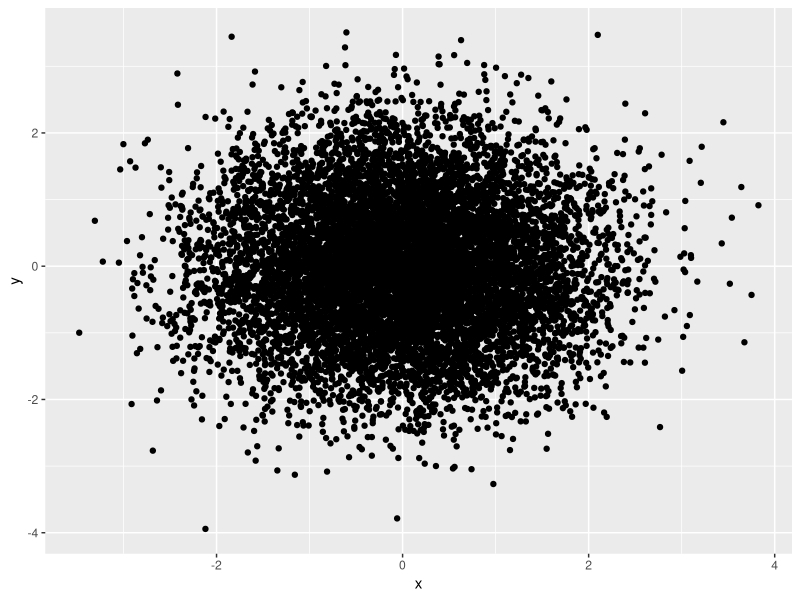
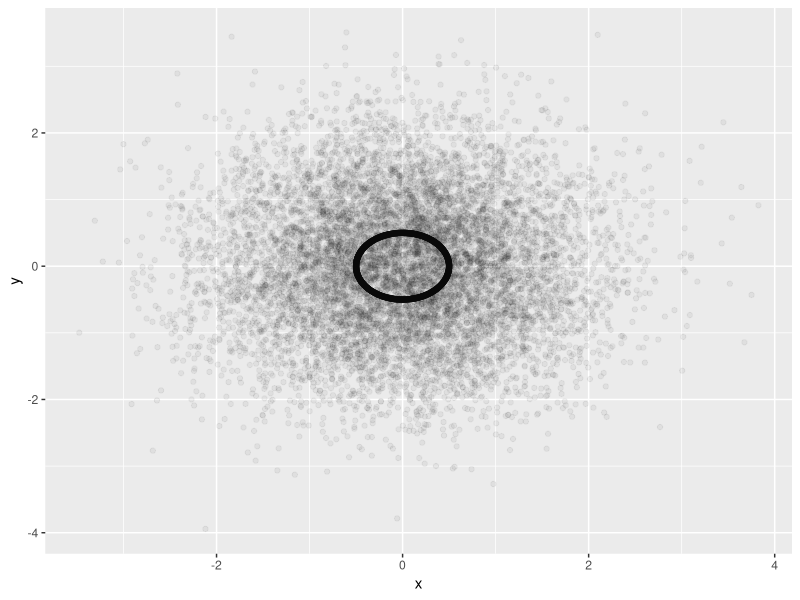

R code for these plots, in order:
## ---- chunk 1
options(width = 60)
knitr::opts_chunk$set(echo = TRUE, cache = TRUE)
## ---- chunk 2
library("magrittr")
library("ggplot2")
## ---- chunk 3
# Make some data
n = 20

# Set seed for reproducibility
set.seed(1133)
d = data.frame(id = paste0("s",sample(1:n, n)),
               sex = sample(c("male","female"), 
                            n, replace = T),
               food = sample(c("cake","pie"),
                             n, replace = T),
               trt_a = runif(n),
               trt_b = rnorm(n)
               )
## ---- chunk 4
head(d)        # Defaults to showing the first 6 

head(d, n = 2) # Shows the first 2 
## ---- chunk 5
tail(d)        # Defaults to showing the last 6 

tail(d, n = 2) # Shows the last 2 
## ---- chunk 6
nrow(d)  # Find the number of observations
ncol(d)  # Find the number of variables 
dim(d)   # Both observations and variables (n x p)
## ---- chunk 7
sapply(d, FUN=class)   # Obtain each columns data type
## ---- chunk 8
# Count number of missing values
sum_na = function(x){
  sum(is.na(x))
}
## ---- chunk 9
sapply(d, FUN=sum_na)   # Missing values per column
## ---- chunk 10
stat5summary = function(x, na.rm = T){
  if(class(x) != "numeric") 
    stop("`x` must be numeric data")
  
  # Calculate quantiles
  q = quantile(x, probs = c(0.25, 0.5, 0.75),
               na.rm = na.rm)

  # Return
  c("min" = min(x, na.rm = na.rm),
    "q1" = q[[1]], "median" = q[[2]], "q3" = q[[3]], 
    "max" = max(x, na.rm = na.rm))
}
## ---- chunk 11
sapply(d[,4:5], FUN = stat5summary) 
## ---- chunk 12
sapply(d[,4:5], FUN = summary) 
## ---- chunk 13
sapply(d[,1:3], FUN = summary) 
## ---- chunk 14
(o = table(d[,2], d[,3]))
## ---- chunk 15
prop.table(o)  # Requires table() object
## ---- chunk 16
head(table(d[,1], d[,2]))
## ---- chunk 17
set.seed(2016) # Set Seed for reproducibility
n = 1e4        # Number of observations

(n*2) %>%      # Generate some data
  rnorm %>%
  matrix(ncol = 2) -> a

runif(n, 0, 2 * pi) %>%
  {0.5 * cbind(sin(.), cos(.))} -> b
  
o = rbind(a,b)   # Combine generate data

x = as.data.frame(o[sample(nrow(o)), ])

colnames(x) = c("x","y")
## ---- chunk 18
summary(x)    # data.frame implements summary.
## ---- chunk 19
ggplot(x) + geom_point(aes(x,y))
## ---- chunk 20
ggplot(x) + geom_point(aes(x,y), alpha = 0.05)
